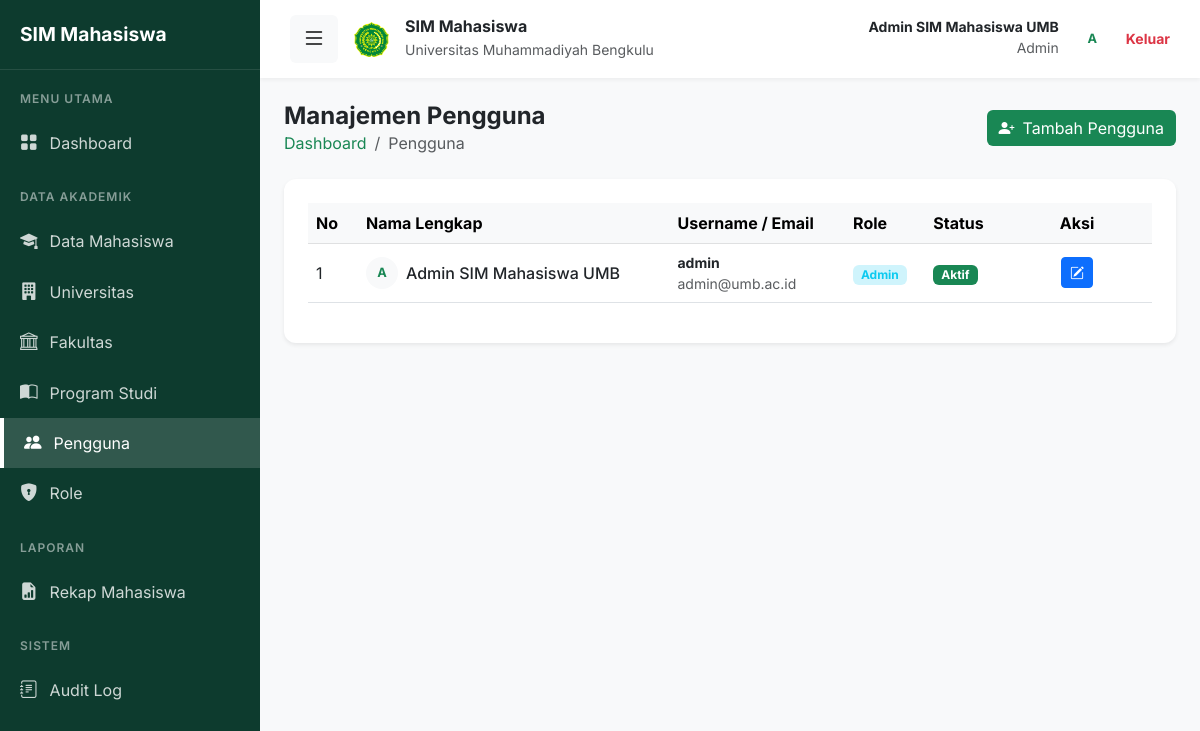
The page /pengguna/index.php (signed in) on the database its author committed.
### tables this page shows
CREATE TABLE IF NOT EXISTS pengguna (
    id INT AUTO_INCREMENT PRIMARY KEY,
    nama_lengkap VARCHAR(100) NOT NULL,
    username VARCHAR(50) NOT NULL UNIQUE,
    email VARCHAR(100) NOT NULL UNIQUE,
    password_hash VARCHAR(255) NOT NULL,
    role_id INT,
    status ENUM('Aktif', 'Tidak Aktif') DEFAULT 'Aktif',
    created_at TIMESTAMP DEFAULT CURRENT_TIMESTAMP,
    FOREIGN KEY (role_id) REFERENCES roles(id) ON DELETE SET NULL
);

CREATE TABLE IF NOT EXISTS roles (
    id INT AUTO_INCREMENT PRIMARY KEY,
    nama_role VARCHAR(50) NOT NULL UNIQUE,
    keterangan TEXT,
    created_at TIMESTAMP DEFAULT CURRENT_TIMESTAMP
);

### includes/functions.php (called while the page is built, shortened)
<?php
function h($string) {
    return htmlspecialchars($string, ENT_QUOTES, 'UTF-8');
}
?>

### pengguna/index.php (the view, shortened to what this page needs)
<?php
require_once '../config/database.php';
require_once '../includes/functions.php';
$query = "SELECT p.*, r.nama_role
          FROM pengguna p
          JOIN roles r ON p.role_id = r.id
          ORDER BY p.id DESC";
$pengguna = $pdo->query($query)->fetchAll();
require_once '../includes/header.php';
?>
<div class="d-flex justify-content-between align-items-center mb-4">
    <div>
        <h4 class="fw-bold text-hijau-tua mb-0">Manajemen Pengguna</h4>
        <nav aria-label="breadcrumb">
            <ol class="breadcrumb small mb-0">
                <li class="breadcrumb-item"><a href="../dashboard.php" class="text-decoration-none text-success">Dashboard</a></li>
                <li class="breadcrumb-item active" aria-current="page">Pengguna</li>
            </ol>
        </nav>
    </div>
    <a href="add.php" class="btn btn-hijau d-flex align-items-center">
        <i class="bi bi-person-plus-fill me-2"></i> Tambah Pengguna
    </a>
</div>
<div class="card card-custom border-0 shadow-sm bg-white">
    <div class="card-body p-4">
        <div class="table-responsive">
            <table class="table table-hover align-middle">
                <thead class="table-light">
                    <tr>
                        <th width="50">No</th>
                        <th>Nama Lengkap</th>
                        <th>Username / Email</th>
                        <th>Role</th>
                        <th>Status</th>
                        <th width="150" class="text-center">Aksi</th>
                    </tr>
                </thead>
                <tbody>
                    <?php foreach ($pengguna as $index => $p): ?>
                        <tr>
                            <td><?= $index + 1 ?></td>
                            <td>
                                <div class="d-flex align-items-center">
                                    <div class="rounded-circle bg-light text-success d-flex align-items-center justify-content-center fw-bold me-2" style="width: 32px; height: 32px; font-size: 0.8rem;">
                                        <?= strtoupper(substr($p['nama_lengkap'], 0, 1)) ?>
                                    </div>
                                    <div class="fw-medium"><?= h($p['nama_lengkap']) ?></div>
                                </div>
                            </td>
                            <td>
                                <div class="small fw-bold"><?= h($p['username']) ?></div>
                                <div class="small text-muted"><?= h($p['email']) ?></div>
                            </td>
                            <td><span class="badge bg-info-subtle text-info"><?= h($p['nama_role']) ?></span></td>
                            <td>
                                <span class="badge <?= $p['status'] === 'Aktif' ? 'bg-success' : 'bg-danger' ?> px-2">
                                    <?= h($p['status']) ?>
                                </span>
                            </td>
                            <td class="text-center">
                                <div class="d-flex justify-content-center gap-2">
                                    <a href="edit.php?id=<?= $p['id'] ?>" class="btn btn-sm btn-primary" title="Edit">
                                        <i class="bi bi-pencil-square"></i>
                                    </a>
                                </div>
                            </td>
                        </tr>
                    <?php endforeach; ?>
                </tbody>
            </table>
        </div>
    </div>
</div>
<?php require_once '../includes/footer.php'; ?>

### includes/header.php (style rules this page uses)
:root { --hijau-tua: #0d3b2e; --hijau-mint: #d1e7dd; --hijau-utama: #198754; --bg-konten: #f8f9fa; }
body { font-family: 'Inter', sans-serif; background-color: var(--bg-konten); overflow-x: hidden; }
.btn-hijau { background-color: var(--hijau-utama); color: white; border: none; transition: all 0.2s; }
.card-custom { border: 1px solid #eee; border-radius: 12px; box-shadow: 0 2px 10px rgba(0,0,0,0.02); transition: transform 0.2s; }

### rows shown on the page
pengguna: nama_lengkap "A", nama_lengkap "Admin SIM Mahasiswa UMB", username "admin", email "admin@umb.ac.id", role.nama_role "Admin", status "Aktif"

### other values the page prints
$_SESSION['nama_lengkap'] "Admin SIM Mahasiswa UMB"
$_SESSION['role_name'] "Admin"
substr($_SESSION['nama_lengkap'], 0, 1) "A"
